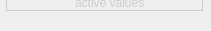
  <widget class="QFrame" name="frame_descriptionNotes_4">
   <property name="geometry">
    <rect>
     <x>80</x>
     <y>630</y>
     <width>211</width>
     <height>31</height>
    </rect>
   </property>
   <property name="palette">
    <palette>
     <active>
      <colorrole role="WindowText">
       <brush brushstyle="SolidPattern">
        <color alpha="255">
         <red>205</red>
         <green>205</green>
         <blue>205</blue>
        </color>
       </brush>
      </colorrole>
     </active>
     <inactive>
      <colorrole role="WindowText">
       <brush brushstyle="SolidPattern">
        <color alpha="255">
         <red>205</red>
         <green>205</green>
         <blue>205</blue>
        </color>
       </brush>
      </colorrole>
     </inactive>
     <disabled>
      <colorrole role="WindowText">
       <brush brushstyle="SolidPattern">
        <color alpha="255">
         <red>127</red>
         <green>127</green>
         <blue>127</blue>
        </color>
       </brush>
      </colorrole>
     </disabled>
    </palette>
   </property>
   <property name="frameShadow">
    <enum>QFrame::Plain</enum>
   </property>
   <widget class="QLabel" name="l_tick_19">
    <property name="geometry">
     <rect>
      <x>75</x>
      <y>-7</y>
      <width>91</width>
      <height>20</height>
     </rect>
    </property>
    <property name="font">
     <font>
      <weight>50</weight>
      <bold>false</bold>
     </font>
    </property>
    <property name="text">
     <string>active values</string>
    </property>
    <property name="alignment">
     <set>Qt::AlignLeading|Qt::AlignLeft|Qt::AlignVCenter</set>
    </property>
   </widget>
   <widget class="Line" name="line_21">
    <property name="geometry">
     <rect>
      <x>192</x>
      <y>0</y>
      <width>20</width>
      <height>11</height>
     </rect>
    </property>
    <property name="frameShadow">
     <enum>QFrame::Plain</enum>
    </property>
    <property name="orientation">
     <enum>Qt::Vertical</enum>
    </property>
   </widget>
   <widget class="Line" name="line_23">
    <property name="geometry">
     <rect>
      <x>6</x>
      <y>0</y>
      <width>196</width>
      <height>20</height>
     </rect>
    </property>
    <property name="frameShadow">
     <enum>QFrame::Plain</enum>
    </property>
    <property name="orientation">
     <enum>Qt::Horizontal</enum>
    </property>
   </widget>
   <widget class="Line" name="line_146">
    <property name="geometry">
     <rect>
      <x>-2</x>
      <y>0</y>
      <width>16</width>
      <height>11</height>
     </rect>
    </property>
    <property name="frameShadow">
     <enum>QFrame::Plain</enum>
    </property>
    <property name="orientation">
     <enum>Qt::Vertical</enum>
    </property>
   </widget>
  </widget>
